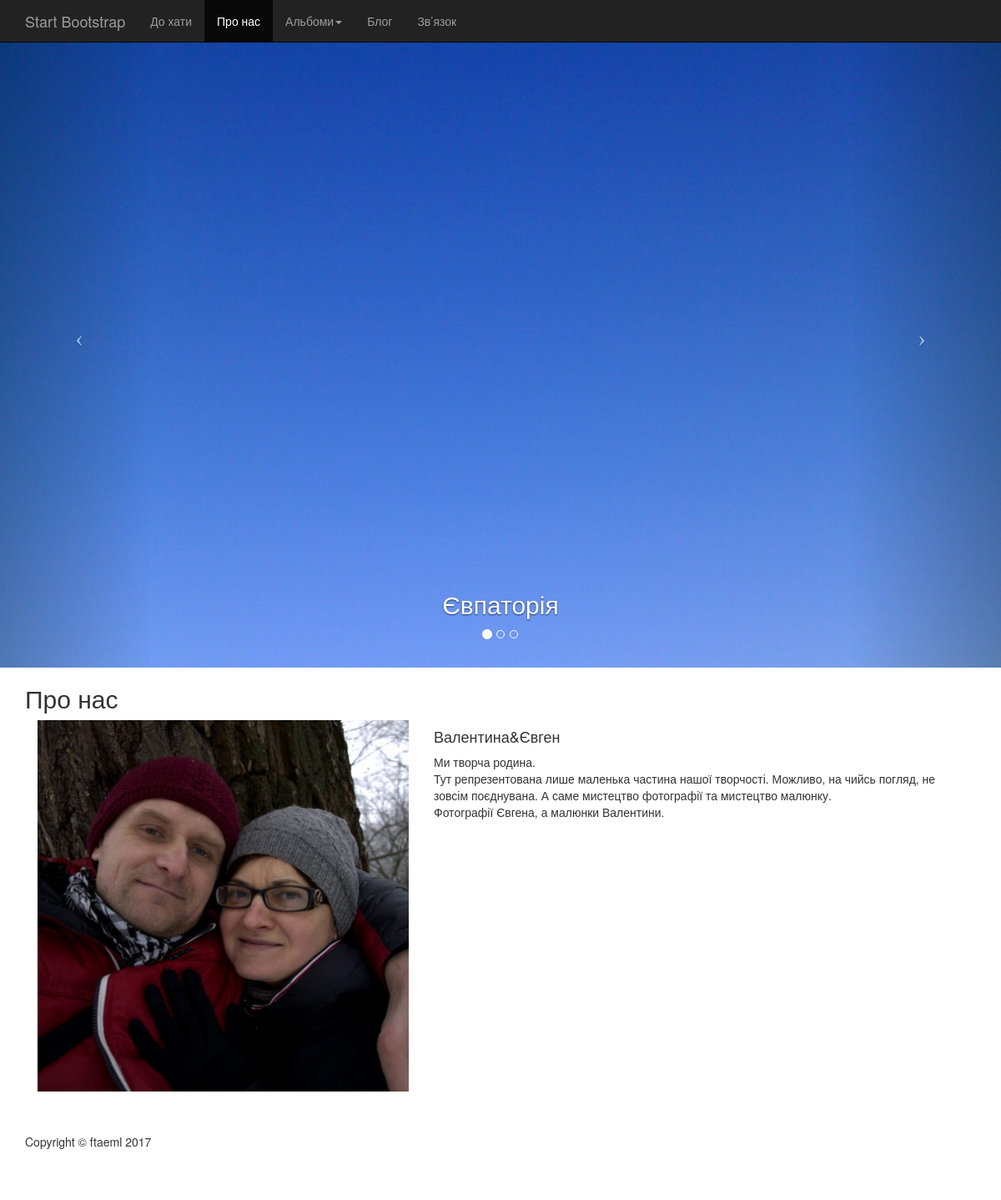
Screenshot of /info/about with the database file from the repository.
### gallery/models.py (models this page shows, shortened)
class Limn(models.Model):
    image = models.ImageField(upload_to="grafity")
    description = models.CharField(blank=True, max_length=100)
    ty_pe = models.ForeignKey(Type)
    album = models.ForeignKey(Album)
    user = models.ForeignKey(User, verbose_name="Автор")
    published_date = models.DateTimeField(auto_created=True, verbose_name="Дата")

### info/views.py (the view)
def about(request):
    context = {}
    context.update(carusel())
    return render(request,"info/about.html", context)

### gallery/views.py (called while the page is built)
def carusel():
    images = Limn.objects.filter(ty_pe_id=4)
    return {"images": images}

### templates/info/about.html
{% extends "base.html" %}
{% load staticfiles %}
{% load i18n %}
    {% block menu %}
        {% include "menu.html" with is_about=True %}
    {% endblock menu %}
{% block content %}
    <div class="about-section">
        <div class="container">
            <h2>Про нас</h2>
            <div class="about-grids">
                <div class="col-md-5 about-grid">
                    <img src="{% static "images/about.jpg" %}" class="img-responsive" alt=""/>
                </div>
                <div class="col-md-7 about-grid1">
                    <h4>Валентина&Євген</h4>
                    <p>Ми творча родина.</br> Тут репрезентована лише маленька частина нашої творчості.
                        Можливо, на чийсь погляд, не зовсім поєднувана. А саме мистецтво фотографії
                        та мистецтво малюнку.</br> Фотографії Євгена, а малюнки Валентини.</p>
                </div>
                <div class="clearfix"> </div>
            </div>
        </div>
    </div>
{% endblock %}

### templates/carusel.html (shortened to what this page needs)
{% load thumbnail %}
<header id="myCarousel" class="carousel slide">
    <ol class="carousel-indicators">
        <li data-target="#myCarousel" data-slide-to="0" class="active"></li>
        <li data-target="#myCarousel" data-slide-to="1"></li>
        <li data-target="#myCarousel" data-slide-to="2"></li>
    </ol>
    <div class="carousel-inner">
        {% for img in images %}
            {% if forloop.first %}
                <div class="active item">
            {% else %}
                <div class="item">
            {% endif %}
        <div class="fill" style="background-image:url('{{ img.image|thumbnail_url:'show' }}');"></div>
        <div class="carousel-caption">
            <h2>{{ img.description }}</h2>
        </div>
        </div>
        {% endfor %}
        </div>
        <a class="left carousel-control" href="#myCarousel" data-slide="prev">
            <span class="icon-prev"></span>
        </a>
        <a class="right carousel-control" href="#myCarousel" data-slide="next">
            <span class="icon-next"></span>
        </a>
</header>

### static/css/full-slider.css (style rules this page uses)
html, body { height: 100%; }
.carousel, .item, .active { height: 100%; }
.carousel-inner { height: 100%; }
.fill { width: 100%; height: 100%; background-position: center; -webkit-background-size: cover; -moz-background-size: cover; background-size: cover; -o-background-size: cover; }

### rows the page displays
Limn: image|thumbnail_url (picture), description "Євпаторія"
